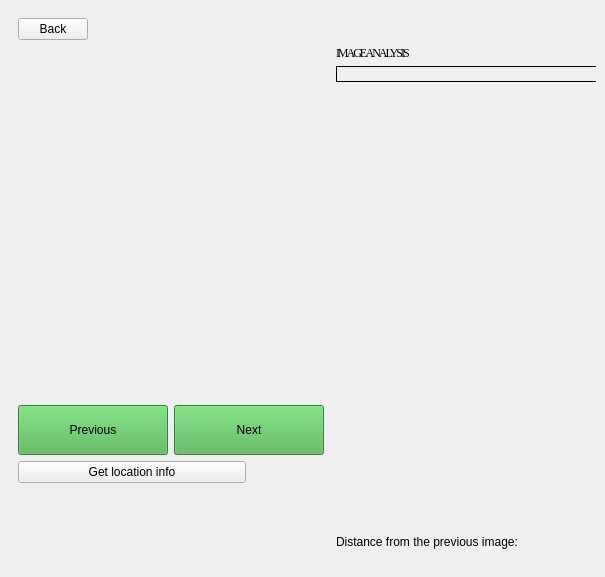
<?xml version="1.0" encoding="UTF-8"?>
<ui version="4.0">
 <class>MainWindow</class>
 <widget class="QMainWindow" name="MainWindow">
  <property name="geometry">
   <rect>
    <x>0</x>
    <y>0</y>
    <width>605</width>
    <height>577</height>
   </rect>
  </property>
  <property name="windowTitle">
   <string>MainWindow</string>
  </property>
  <widget class="QWidget" name="centralwidget">
   <property name="autoFillBackground">
    <bool>false</bool>
   </property>
   <layout class="QGridLayout" name="gridLayout_2">
    <item row="0" column="0">
     <widget class="QStackedWidget" name="StackedWidgets">
      <property name="sizePolicy">
       <sizepolicy hsizetype="Expanding" vsizetype="Expanding">
        <horstretch>0</horstretch>
        <verstretch>0</verstretch>
       </sizepolicy>
      </property>
      <property name="minimumSize">
       <size>
        <width>581</width>
        <height>0</height>
       </size>
      </property>
      <property name="currentIndex">
       <number>3</number>
      </property>
      <widget class="QWidget" name="landingPage">
       <layout class="QGridLayout" name="gridLayout_4">
        <item row="2" column="1" colspan="2" alignment="Qt::AlignHCenter|Qt::AlignVCenter">
         <widget class="QLabel" name="label">
          <property name="styleSheet">
           <string notr="true">font-weight: bold;
font-size: 26px;</string>
          </property>
          <property name="text">
           <string>UAV Image Processing</string>
          </property>
         </widget>
        </item>
        <item row="4" column="2">
         <widget class="QPushButton" name="pushButton3D">
          <property name="styleSheet">
           <string notr="true">  background-color: #4CAF50; /* Green */
  border: none;
  color: white;
  padding: 15px 32px;
  text-align: center;
  text-decoration: none;
  font-size: 16px;</string>
          </property>
          <property name="text">
           <string>3D image processing</string>
          </property>
         </widget>
        </item>
        <item row="4" column="1">
         <widget class="QPushButton" name="pushButton2D">
          <property name="styleSheet">
           <string notr="true">  background-color: #4CAF50; /* Green */
  border: none;
  color: white;
  padding: 15px 32px;
  text-align: center;
  text-decoration: none;
  font-size: 16px;</string>
          </property>
          <property name="text">
           <string>2D image processing</string>
          </property>
         </widget>
        </item>
        <item row="1" column="3" rowspan="4">
         <spacer name="horizontalSpacer_2">
          <property name="orientation">
           <enum>Qt::Horizontal</enum>
          </property>
          <property name="sizeHint" stdset="0">
           <size>
            <width>40</width>
            <height>20</height>
           </size>
          </property>
         </spacer>
        </item>
        <item row="1" column="1" colspan="2">
         <spacer name="verticalSpacer_2">
          <property name="orientation">
           <enum>Qt::Vertical</enum>
          </property>
          <property name="sizeHint" stdset="0">
           <size>
            <width>20</width>
            <height>40</height>
           </size>
          </property>
         </spacer>
        </item>
        <item row="3" column="1" colspan="2">
         <widget class="QLabel" name="purposeLabel">
          <property name="styleSheet">
           <string notr="true">font-style: italic;</string>
          </property>
          <property name="text">
           <string>This application allows user to upload an image and perform different
image processing algorithms on provided input.
 
For more info please check Help.</string>
          </property>
          <property name="alignment">
           <set>Qt::AlignCenter</set>
          </property>
          <property name="margin">
           <number>5</number>
          </property>
          <property name="indent">
           <number>0</number>
          </property>
         </widget>
        </item>
        <item row="1" column="0" rowspan="4">
         <spacer name="horizontalSpacer">
          <property name="orientation">
           <enum>Qt::Horizontal</enum>
          </property>
          <property name="sizeHint" stdset="0">
           <size>
            <width>40</width>
            <height>20</height>
           </size>
          </property>
         </spacer>
        </item>
        <item row="5" column="0" colspan="4">
         <spacer name="verticalSpacer">
          <property name="orientation">
           <enum>Qt::Vertical</enum>
          </property>
          <property name="sizeHint" stdset="0">
           <size>
            <width>20</width>
            <height>40</height>
           </size>
          </property>
         </spacer>
        </item>
       </layout>
      </widget>
      <widget class="QWidget" name="landingPage2D">
       <layout class="QGridLayout" name="gridLayout">
        <item row="0" column="0">
         <layout class="QGridLayout" name="gridLayout_6">
          <item row="2" column="0" rowspan="2">
           <spacer name="horizontalSpacer_8">
            <property name="orientation">
             <enum>Qt::Horizontal</enum>
            </property>
            <property name="sizeHint" stdset="0">
             <size>
              <width>40</width>
              <height>20</height>
             </size>
            </property>
           </spacer>
          </item>
          <item row="3" column="1" alignment="Qt::AlignHCenter|Qt::AlignVCenter">
           <widget class="QPushButton" name="changeDetectionBoardButton">
            <property name="sizePolicy">
             <sizepolicy hsizetype="Minimum" vsizetype="Minimum">
              <horstretch>0</horstretch>
              <verstretch>0</verstretch>
             </sizepolicy>
            </property>
            <property name="minimumSize">
             <size>
              <width>300</width>
              <height>50</height>
             </size>
            </property>
            <property name="maximumSize">
             <size>
              <width>300</width>
              <height>50</height>
             </size>
            </property>
            <property name="styleSheet">
             <string notr="true">  background-color: #4CAF50; /* Green */
  border: 1px solid #ccc;
  color: white;
  padding: 15px 32px;
  text-align: center;
  text-decoration: none;
  font-size: 16px;</string>
            </property>
            <property name="text">
             <string>Change detection</string>
            </property>
           </widget>
          </item>
          <item row="2" column="1">
           <widget class="QPushButton" name="segmentation2dBoardButton">
            <property name="sizePolicy">
             <sizepolicy hsizetype="Minimum" vsizetype="Minimum">
              <horstretch>0</horstretch>
              <verstretch>0</verstretch>
             </sizepolicy>
            </property>
            <property name="minimumSize">
             <size>
              <width>300</width>
              <height>50</height>
             </size>
            </property>
            <property name="maximumSize">
             <size>
              <width>300</width>
              <height>50</height>
             </size>
            </property>
            <property name="styleSheet">
             <string notr="true">  background-color: #4CAF50; /* Green */
  border: 1px solid #ccc;
  color: white;
  padding: 15px 32px;
  text-align: center;
  text-decoration: none;
  font-size: 16px;</string>
            </property>
            <property name="text">
             <string>Segmentation 2D</string>
            </property>
           </widget>
          </item>
          <item row="1" column="0" colspan="3">
           <spacer name="verticalSpacer_7">
            <property name="orientation">
             <enum>Qt::Vertical</enum>
            </property>
            <property name="sizeHint" stdset="0">
             <size>
              <width>20</width>
              <height>40</height>
             </size>
            </property>
           </spacer>
          </item>
          <item row="4" column="0" colspan="3">
           <spacer name="verticalSpacer_8">
            <property name="orientation">
             <enum>Qt::Vertical</enum>
            </property>
            <property name="sizeHint" stdset="0">
             <size>
              <width>20</width>
              <height>40</height>
             </size>
            </property>
           </spacer>
          </item>
          <item row="2" column="2" rowspan="2">
           <spacer name="horizontalSpacer_7">
            <property name="orientation">
             <enum>Qt::Horizontal</enum>
            </property>
            <property name="sizeHint" stdset="0">
             <size>
              <width>40</width>
              <height>20</height>
             </size>
            </property>
           </spacer>
          </item>
          <item row="0" column="0" colspan="3">
           <widget class="QPushButton" name="backToLandingPage">
            <property name="sizePolicy">
             <sizepolicy hsizetype="Minimum" vsizetype="Minimum">
              <horstretch>0</horstretch>
              <verstretch>0</verstretch>
             </sizepolicy>
            </property>
            <property name="minimumSize">
             <size>
              <width>70</width>
              <height>30</height>
             </size>
            </property>
            <property name="maximumSize">
             <size>
              <width>70</width>
              <height>30</height>
             </size>
            </property>
            <property name="text">
             <string>Back</string>
            </property>
           </widget>
          </item>
         </layout>
        </item>
       </layout>
      </widget>
      <widget class="QWidget" name="board2D">
       <layout class="QGridLayout" name="gridLayout_5">
        <item row="0" column="0">
         <layout class="QGridLayout" name="gridLayout_3">
          <item row="4" column="1" alignment="Qt::AlignLeft|Qt::AlignVCenter">
           <widget class="QCheckBox" name="segmentation2dCheckBox">
            <property name="text">
             <string>Color segmentation 2D</string>
            </property>
           </widget>
          </item>
          <item row="1" column="0" colspan="3">
           <spacer name="verticalSpacer_5">
            <property name="orientation">
             <enum>Qt::Vertical</enum>
            </property>
            <property name="sizeHint" stdset="0">
             <size>
              <width>20</width>
              <height>40</height>
             </size>
            </property>
           </spacer>
          </item>
          <item row="2" column="1" alignment="Qt::AlignHCenter|Qt::AlignVCenter">
           <widget class="QPushButton" name="choosePath2D">
            <property name="sizePolicy">
             <sizepolicy hsizetype="Minimum" vsizetype="Minimum">
              <horstretch>0</horstretch>
              <verstretch>0</verstretch>
             </sizepolicy>
            </property>
            <property name="minimumSize">
             <size>
              <width>300</width>
              <height>40</height>
             </size>
            </property>
            <property name="maximumSize">
             <size>
              <width>300</width>
              <height>40</height>
             </size>
            </property>
            <property name="styleSheet">
             <string notr="true">border: 1px solid #ccc;
padding: 6px 12px;</string>
            </property>
            <property name="text">
             <string>Choose folder</string>
            </property>
           </widget>
          </item>
          <item row="7" column="1">
           <widget class="QSlider" name="resizeSlider">
            <property name="minimum">
             <number>1</number>
            </property>
            <property name="maximum">
             <number>8</number>
            </property>
            <property name="singleStep">
             <number>1</number>
            </property>
            <property name="sliderPosition">
             <number>2</number>
            </property>
            <property name="tracking">
             <bool>true</bool>
            </property>
            <property name="orientation">
             <enum>Qt::Horizontal</enum>
            </property>
            <property name="invertedAppearance">
             <bool>false</bool>
            </property>
            <property name="invertedControls">
             <bool>false</bool>
            </property>
            <property name="tickPosition">
             <enum>QSlider::TicksBothSides</enum>
            </property>
            <property name="tickInterval">
             <number>8</number>
            </property>
           </widget>
          </item>
          <item row="2" column="2" rowspan="9">
           <spacer name="horizontalSpacer_6">
            <property name="orientation">
             <enum>Qt::Horizontal</enum>
            </property>
            <property name="sizeHint" stdset="0">
             <size>
              <width>40</width>
              <height>20</height>
             </size>
            </property>
           </spacer>
          </item>
          <item row="0" column="0" colspan="3" alignment="Qt::AlignLeft|Qt::AlignVCenter">
           <widget class="QPushButton" name="backToLandingPage2D">
            <property name="sizePolicy">
             <sizepolicy hsizetype="Minimum" vsizetype="Minimum">
              <horstretch>0</horstretch>
              <verstretch>0</verstretch>
             </sizepolicy>
            </property>
            <property name="minimumSize">
             <size>
              <width>70</width>
              <height>30</height>
             </size>
            </property>
            <property name="maximumSize">
             <size>
              <width>70</width>
              <height>30</height>
             </size>
            </property>
            <property name="text">
             <string>Back</string>
            </property>
           </widget>
          </item>
          <item row="5" column="1" alignment="Qt::AlignLeft|Qt::AlignVCenter">
           <widget class="QCheckBox" name="changeDetectionCheckBox">
            <property name="text">
             <string>Contour detection</string>
            </property>
           </widget>
          </item>
          <item row="2" column="0" rowspan="9">
           <spacer name="horizontalSpacer_5">
            <property name="orientation">
             <enum>Qt::Horizontal</enum>
            </property>
            <property name="sizeHint" stdset="0">
             <size>
              <width>40</width>
              <height>20</height>
             </size>
            </property>
           </spacer>
          </item>
          <item row="11" column="0" colspan="3">
           <spacer name="verticalSpacer_6">
            <property name="orientation">
             <enum>Qt::Vertical</enum>
            </property>
            <property name="sizeHint" stdset="0">
             <size>
              <width>20</width>
              <height>40</height>
             </size>
            </property>
           </spacer>
          </item>
          <item row="8" column="1" alignment="Qt::AlignHCenter|Qt::AlignVCenter">
           <widget class="QLabel" name="resizeLabel">
            <property name="styleSheet">
             <string notr="true">color : gray;</string>
            </property>
            <property name="text">
             <string/>
            </property>
           </widget>
          </item>
          <item row="10" column="1" alignment="Qt::AlignHCenter|Qt::AlignVCenter">
           <widget class="QLabel" name="infoLabel">
            <property name="styleSheet">
             <string notr="true">font-style: italic;</string>
            </property>
            <property name="text">
             <string/>
            </property>
           </widget>
          </item>
          <item row="3" column="1" alignment="Qt::AlignHCenter|Qt::AlignVCenter">
           <widget class="QLabel" name="pathLabel">
            <property name="text">
             <string/>
            </property>
           </widget>
          </item>
          <item row="9" column="1" alignment="Qt::AlignHCenter|Qt::AlignVCenter">
           <widget class="QPushButton" name="start2DImageProcessing">
            <property name="sizePolicy">
             <sizepolicy hsizetype="Minimum" vsizetype="Minimum">
              <horstretch>0</horstretch>
              <verstretch>0</verstretch>
             </sizepolicy>
            </property>
            <property name="minimumSize">
             <size>
              <width>300</width>
              <height>50</height>
             </size>
            </property>
            <property name="maximumSize">
             <size>
              <width>300</width>
              <height>50</height>
             </size>
            </property>
            <property name="styleSheet">
             <string notr="true">  background-color: #4CAF50; /* Green */
  border: 1px solid #ccc;
  color: white;
  padding: 15px 32px;
  text-align: center;
  text-decoration: none;
  font-size: 16px;</string>
            </property>
            <property name="text">
             <string>Start</string>
            </property>
           </widget>
          </item>
          <item row="6" column="1" alignment="Qt::AlignLeft|Qt::AlignVCenter">
           <widget class="QCheckBox" name="watershedCheckBox">
            <property name="text">
             <string>Watershed segmentation 2D</string>
            </property>
           </widget>
          </item>
         </layout>
        </item>
       </layout>
      </widget>
      <widget class="QWidget" name="view2D">
       <layout class="QGridLayout" name="gridLayout_9">
        <item row="1" column="0">
         <layout class="QGridLayout" name="gridLayout_8">
          <item row="2" column="4" rowspan="4" alignment="Qt::AlignTop">
           <widget class="QLabel" name="imageDetails">
            <property name="minimumSize">
             <size>
              <width>300</width>
              <height>0</height>
             </size>
            </property>
            <property name="styleSheet">
             <string notr="true">border: 1px solid black</string>
            </property>
            <property name="text">
             <string/>
            </property>
            <property name="alignment">
             <set>Qt::AlignLeading|Qt::AlignLeft|Qt::AlignTop</set>
            </property>
           </widget>
          </item>
          <item row="5" column="0" colspan="2">
           <widget class="QPushButton" name="reverseGeocode">
            <property name="maximumSize">
             <size>
              <width>300</width>
              <height>50</height>
             </size>
            </property>
            <property name="text">
             <string>Get location info</string>
            </property>
           </widget>
          </item>
          <item row="6" column="4">
           <widget class="QLabel" name="distanceLabel">
            <property name="sizePolicy">
             <sizepolicy hsizetype="Minimum" vsizetype="Minimum">
              <horstretch>0</horstretch>
              <verstretch>0</verstretch>
             </sizepolicy>
            </property>
            <property name="minimumSize">
             <size>
              <width>0</width>
              <height>0</height>
             </size>
            </property>
            <property name="maximumSize">
             <size>
              <width>16777215</width>
              <height>50</height>
             </size>
            </property>
            <property name="text">
             <string>Distance from the previous image:</string>
            </property>
            <property name="alignment">
             <set>Qt::AlignBottom|Qt::AlignLeading|Qt::AlignLeft</set>
            </property>
           </widget>
          </item>
          <item row="4" column="1" colspan="2">
           <widget class="QPushButton" name="nextImage">
            <property name="minimumSize">
             <size>
              <width>150</width>
              <height>50</height>
             </size>
            </property>
            <property name="maximumSize">
             <size>
              <width>16777215</width>
              <height>16777215</height>
             </size>
            </property>
            <property name="styleSheet">
             <string notr="true">background-color: #4CAF50</string>
            </property>
            <property name="text">
             <string>Next</string>
            </property>
           </widget>
          </item>
          <item row="3" column="0" colspan="4">
           <widget class="QLabel" name="viewLabel">
            <property name="sizePolicy">
             <sizepolicy hsizetype="Expanding" vsizetype="Expanding">
              <horstretch>0</horstretch>
              <verstretch>0</verstretch>
             </sizepolicy>
            </property>
            <property name="minimumSize">
             <size>
              <width>300</width>
              <height>300</height>
             </size>
            </property>
            <property name="text">
             <string/>
            </property>
           </widget>
          </item>
          <item row="0" column="1" colspan="4">
           <spacer name="horizontalSpacer_3">
            <property name="orientation">
             <enum>Qt::Horizontal</enum>
            </property>
            <property name="sizeHint" stdset="0">
             <size>
              <width>40</width>
              <height>20</height>
             </size>
            </property>
           </spacer>
          </item>
          <item row="2" column="0" colspan="4" alignment="Qt::AlignHCenter">
           <widget class="QLabel" name="imageTitle">
            <property name="text">
             <string/>
            </property>
            <property name="textInteractionFlags">
             <set>Qt::LinksAccessibleByMouse|Qt::TextSelectableByKeyboard|Qt::TextSelectableByMouse</set>
            </property>
           </widget>
          </item>
          <item row="6" column="0" colspan="4">
           <widget class="QLabel" name="geocodingData">
            <property name="minimumSize">
             <size>
              <width>0</width>
              <height>70</height>
             </size>
            </property>
            <property name="text">
             <string/>
            </property>
           </widget>
          </item>
          <item row="0" column="0">
           <widget class="QPushButton" name="BackFromView">
            <property name="sizePolicy">
             <sizepolicy hsizetype="Fixed" vsizetype="Fixed">
              <horstretch>0</horstretch>
              <verstretch>0</verstretch>
             </sizepolicy>
            </property>
            <property name="maximumSize">
             <size>
              <width>70</width>
              <height>30</height>
             </size>
            </property>
            <property name="text">
             <string>Back</string>
            </property>
           </widget>
          </item>
          <item row="5" column="2" colspan="2">
           <widget class="QLabel" name="coordinatesLabel">
            <property name="styleSheet">
             <string notr="true">font : italic</string>
            </property>
            <property name="text">
             <string/>
            </property>
            <property name="wordWrap">
             <bool>false</bool>
            </property>
            <property name="textInteractionFlags">
             <set>Qt::TextSelectableByKeyboard|Qt::TextSelectableByMouse</set>
            </property>
           </widget>
          </item>
          <item row="4" column="3">
           <spacer name="horizontalSpacer_4">
            <property name="orientation">
             <enum>Qt::Horizontal</enum>
            </property>
            <property name="sizeHint" stdset="0">
             <size>
              <width>40</width>
              <height>20</height>
             </size>
            </property>
           </spacer>
          </item>
          <item row="4" column="0" alignment="Qt::AlignLeft">
           <widget class="QPushButton" name="previousImage">
            <property name="minimumSize">
             <size>
              <width>150</width>
              <height>50</height>
             </size>
            </property>
            <property name="styleSheet">
             <string notr="true">background-color: #4CAF50</string>
            </property>
            <property name="text">
             <string>Previous</string>
            </property>
           </widget>
          </item>
          <item row="1" column="4">
           <widget class="QLabel" name="analysisTitle">
            <property name="styleSheet">
             <string notr="true">  font-family: Georgia, sans-serif;
  font-size: 7em;
  letter-spacing: -2px;</string>
            </property>
            <property name="text">
             <string>IMAGE ANALYSIS</string>
            </property>
           </widget>
          </item>
         </layout>
        </item>
       </layout>
      </widget>
      <widget class="QWidget" name="changeDetection2D">
       <layout class="QGridLayout" name="gridLayout_13">
        <item row="0" column="0">
         <layout class="QGridLayout" name="gridLayout_7">
          <item row="2" column="1" alignment="Qt::AlignHCenter|Qt::AlignVCenter">
           <widget class="QPushButton" name="chooseFolderChangeDetection2D">
            <property name="sizePolicy">
             <sizepolicy hsizetype="Fixed" vsizetype="Fixed">
              <horstretch>0</horstretch>
              <verstretch>0</verstretch>
             </sizepolicy>
            </property>
            <property name="minimumSize">
             <size>
              <width>300</width>
              <height>40</height>
             </size>
            </property>
            <property name="maximumSize">
             <size>
              <width>300</width>
              <height>40</height>
             </size>
            </property>
            <property name="styleSheet">
             <string notr="true">border: 1px solid #ccc;
padding: 6px 12px;</string>
            </property>
            <property name="text">
             <string>Choose folder</string>
            </property>
           </widget>
          </item>
          <item row="3" column="1" alignment="Qt::AlignHCenter|Qt::AlignVCenter">
           <widget class="QLabel" name="pathLabelChangeDetection">
            <property name="text">
             <string/>
            </property>
           </widget>
          </item>
          <item row="7" column="1">
           <spacer name="verticalSpacer_14">
            <property name="orientation">
             <enum>Qt::Vertical</enum>
            </property>
            <property name="sizeHint" stdset="0">
             <size>
              <width>20</width>
              <height>40</height>
             </size>
            </property>
           </spacer>
          </item>
          <item row="5" column="1" alignment="Qt::AlignHCenter|Qt::AlignVCenter">
           <widget class="QLabel" name="resizeLabelChangeDetection">
            <property name="styleSheet">
             <string notr="true">color : gray;</string>
            </property>
            <property name="text">
             <string/>
            </property>
           </widget>
          </item>
          <item row="1" column="2" rowspan="7">
           <spacer name="horizontalSpacer_14">
            <property name="orientation">
             <enum>Qt::Horizontal</enum>
            </property>
            <property name="sizeHint" stdset="0">
             <size>
              <width>40</width>
              <height>20</height>
             </size>
            </property>
           </spacer>
          </item>
          <item row="4" column="1" alignment="Qt::AlignHCenter|Qt::AlignVCenter">
           <widget class="QSlider" name="resizeSliderChangeDetection">
            <property name="sizePolicy">
             <sizepolicy hsizetype="Fixed" vsizetype="Fixed">
              <horstretch>0</horstretch>
              <verstretch>0</verstretch>
             </sizepolicy>
            </property>
            <property name="minimumSize">
             <size>
              <width>300</width>
              <height>50</height>
             </size>
            </property>
            <property name="maximumSize">
             <size>
              <width>300</width>
              <height>50</height>
             </size>
            </property>
            <property name="mouseTracking">
             <bool>false</bool>
            </property>
            <property name="tabletTracking">
             <bool>false</bool>
            </property>
            <property name="acceptDrops">
             <bool>false</bool>
            </property>
            <property name="minimum">
             <number>1</number>
            </property>
            <property name="maximum">
             <number>8</number>
            </property>
            <property name="singleStep">
             <number>1</number>
            </property>
            <property name="sliderPosition">
             <number>2</number>
            </property>
            <property name="orientation">
             <enum>Qt::Horizontal</enum>
            </property>
            <property name="invertedAppearance">
             <bool>false</bool>
            </property>
            <property name="invertedControls">
             <bool>false</bool>
            </property>
            <property name="tickPosition">
             <enum>QSlider::TicksBothSides</enum>
            </property>
            <property name="tickInterval">
             <number>8</number>
            </property>
           </widget>
          </item>
          <item row="1" column="1">
           <spacer name="verticalSpacer_13">
            <property name="orientation">
             <enum>Qt::Vertical</enum>
            </property>
            <property name="sizeHint" stdset="0">
             <size>
              <width>20</width>
              <height>40</height>
             </size>
            </property>
           </spacer>
          </item>
          <item row="6" column="1" alignment="Qt::AlignHCenter|Qt::AlignVCenter">
           <widget class="QPushButton" name="findChangesButton">
            <property name="sizePolicy">
             <sizepolicy hsizetype="Fixed" vsizetype="Fixed">
              <horstretch>0</horstretch>
              <verstretch>0</verstretch>
             </sizepolicy>
            </property>
            <property name="minimumSize">
             <size>
              <width>300</width>
              <height>50</height>
             </size>
            </property>
            <property name="maximumSize">
             <size>
              <width>300</width>
              <height>50</height>
             </size>
            </property>
            <property name="styleSheet">
             <string notr="true">  background-color: #4CAF50; /* Green */
  border: 1px solid #ccc;
  color: white;
  padding: 15px 32px;
  text-align: center;
  text-decoration: none;
  font-size: 16px;</string>
            </property>
            <property name="text">
             <string>Find changes</string>
            </property>
           </widget>
          </item>
          <item row="1" column="0" rowspan="7">
           <spacer name="horizontalSpacer_13">
            <property name="orientation">
             <enum>Qt::Horizontal</enum>
            </property>
            <property name="sizeHint" stdset="0">
             <size>
              <width>40</width>
              <height>20</height>
             </size>
            </property>
           </spacer>
          </item>
          <item row="0" column="0">
           <widget class="QPushButton" name="backFromChangeDetection2D">
            <property name="sizePolicy">
             <sizepolicy hsizetype="Fixed" vsizetype="Fixed">
              <horstretch>0</horstretch>
              <verstretch>0</verstretch>
             </sizepolicy>
            </property>
            <property name="minimumSize">
             <size>
              <width>70</width>
              <height>30</height>
             </size>
            </property>
            <property name="maximumSize">
             <size>
              <width>70</width>
              <height>30</height>
             </size>
            </property>
            <property name="text">
             <string>Back</string>
            </property>
           </widget>
          </item>
         </layout>
        </item>
       </layout>
      </widget>
     </widget>
    </item>
   </layout>
  </widget>
 </widget>
 <resources/>
 <connections/>
</ui>
